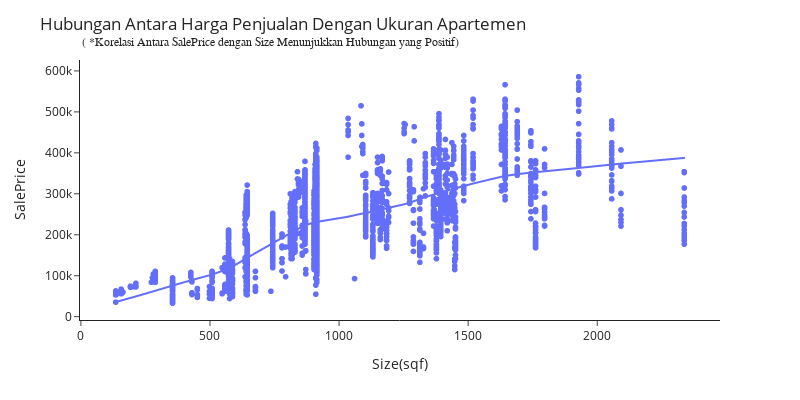

Notebook code cell kept with this figure:
### Markdown cell above
Korelasi diantara **YearBuilt** dan **SalePrice** ini bisa menjadi hasil yang diharapkan karena biasanya properti yang lebih baru memiliki fitur dan fasilitas yang lebih modern, lebih baik dalam kualitas konstruksi, dan mungkin berada di lokasi yang lebih strategis. Semakin baru properti, semakin besar kemungkinan untuk memiliki permintaan yang tinggi di pasar, yang dapat mendorong harga jualnya naik.

### Code cell
# membuat grafik scatter plot
fig = px.scatter(df, x="Size(sqf)", y="SalePrice", trendline="lowess")

# menambahkan anotasi
annotations = []
annotations.append(dict(xref='paper', yref='paper',
                        x=0.0, y=1.1,
                        text='( *Korelasi Antara SalePrice dengan Size Menunjukkan Hubungan yang Positif)',
                             font=dict(family='Arial', size=12),
                        showarrow=False))

# Update layout untuk mengatur bingkai
fig.update_layout(
    title_text="Hubungan Antara Harga Penjualan Dengan Ukuran Apartemen",
    showlegend=False,
    width=800,
    height=400,
    template="simple_white"
)

# menampilkan grfaik
fig.update_layout(annotations=annotations)
fig.show()

### Figure 1 — Plotly figure (JSON) as saved in the notebook; plotly's stock layout.template omitted (floating-point values rounded to 4 significant figures; data arrays with more than 128 entries replaced by an {"elided": "..."} marker saying what was removed)
{"data": [{"hovertemplate": "Size(sqf)=%{x}<br>SalePrice=%{y}<extra></extra>", "legendgroup": "", "marker": {"color": "#636efa", "symbol": "circle"}, "mode": "markers", "name": "", "showlegend": false, "type": "scattergl", "x": {"elided": "2701 int values"}, "xaxis": "x", "y": {"elided": "2701 int values"}, "yaxis": "y"}, {"hovertemplate": "<b>LOWESS trendline</b><br><br>Size(sqf)=%{x}<br>SalePrice=%{y} <b>(trend)</b><extra></extra>", "legendgroup": "", "marker": {"color": "#636efa", "symbol": "circle"}, "mode": "lines", "name": "", "showlegend": false, "type": "scattergl", "x": {"elided": "2701 int values"}, "xaxis": "x", "y": {"elided": "2701 float values"}, "yaxis": "y"}], "layout": {"annotations": [{"font": {"family": "Arial", "size": 12}, "showarrow": false, "text": "( *Korelasi Antara SalePrice dengan Size Menunjukkan Hubungan yang Positif)", "x": 0, "xref": "paper", "y": 1.1, "yref": "paper"}], "height": 400, "legend": {"tracegroupgap": 0}, "margin": {"t": 60}, "showlegend": false, "title": {"text": "Hubungan Antara Harga Penjualan Dengan Ukuran Apartemen"}, "width": 800, "xaxis": {"anchor": "y", "domain": [0, 1], "title": {"text": "Size(sqf)"}}, "yaxis": {"anchor": "x", "domain": [0, 1], "title": {"text": "SalePrice"}}}}
